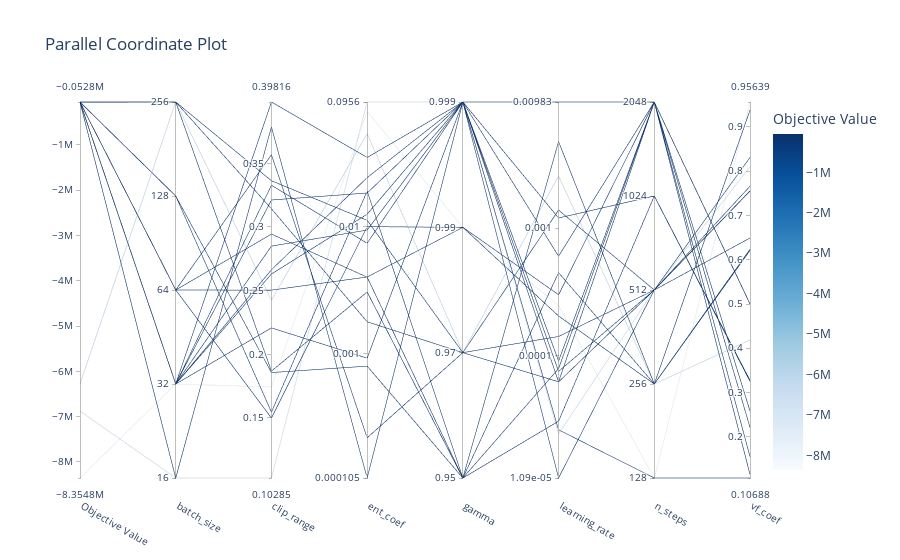

The cell this chart's notebook holds for it:
### Markdown cell above
**Parallel Coordinate Plot**

This plot helps visualize the relationships between hyperparameters and the objective value. It’s useful for spotting trends or correlations.

### Code cell
from optuna.visualization import plot_parallel_coordinate

fig = plot_parallel_coordinate(study)
fig.show()

### Figure 1 — Plotly figure (JSON) as saved in the notebook; plotly's stock layout.template omitted (floating-point values rounded to 4 significant figures)
{"data": [{"dimensions": [{"label": "Objective Value", "range": [-8355000.0, -52830.0], "values": [-54170.0, -6878000.0, -8355000.0, -54420.0, -52830.0, -54040.0, -53530.0, -52960.0, -54190.0, -55500.0, -53870.0, -55280.0, -55850.0, -55350.0, -54910.0, -55350.0, -55480.0, -6277000.0, -53740.0, -54220.0]}, {"label": "batch_size", "range": [0, 4], "ticktext": ["16", "32", "64", "128", "256"], "tickvals": [0, 1, 2, 3, 4], "values": [0, 0, 1, 1, 1, 1, 1, 1, 1, 1, 2, 2, 2, 2, 3, 3, 4, 4, 4, 4]}, {"label": "clip_range", "range": [0.1029, 0.3982], "values": [0.3786, 0.1029, 0.1744, 0.2664, 0.3212, 0.285, 0.3982, 0.2631, 0.2208, 0.3328, 0.2944, 0.3567, 0.2504, 0.15, 0.1546, 0.1857, 0.1868, 0.2425, 0.3363, 0.3143]}, {"label": "ent_coef", "range": [-3.977, -1.02], "ticktext": ["0.000105", "0.001", "0.01", "0.0956"], "tickvals": [-3.977, -3, -2, -1.02], "values": [-3.977, -1.02, -1.094, -1.614, -1.735, -2.027, -1.456, -1.902, -3.035, -2.131, -2.397, -3.661, -2.396, -2, -1.721, -3.097, -2.514, -1.269, -1.95, -2.748]}, {"label": "gamma", "range": [0, 3], "ticktext": ["0.95", "0.97", "0.99", "0.999"], "tickvals": [0, 1, 2, 3], "values": [3, 3, 2, 3, 3, 3, 3, 3, 3, 3, 0, 1, 2, 2, 0, 0, 0, 1, 1, 1]}, {"label": "learning_rate", "range": [-4.964, -2.007], "ticktext": ["1.09e-05", "0.0001", "0.001", "0.00983"], "tickvals": [-4.964, -4, -3, -2.007], "values": [-4.964, -4.617, -3.608, -4.585, -4.126, -4.208, -2.92, -4.043, -3.22, -2.007, -4.104, -2.857, -3.69, -3.523, -3.349, -4.517, -2.319, -2.589, -3.851, -4.208]}, {"label": "n_steps", "range": [0, 4], "ticktext": ["128", "256", "512", "1024", "2048"], "tickvals": [0, 1, 2, 3, 4], "values": [2, 2, 0, 0, 2, 2, 3, 4, 4, 4, 4, 2, 1, 4, 1, 3, 1, 1, 2, 4]}, {"label": "vf_coef", "range": [0.1069, 0.9564], "values": [0.7661, 0.8102, 0.9564, 0.1069, 0.7555, 0.6491, 0.3276, 0.1149, 0.5003, 0.2582, 0.2213, 0.8311, 0.938, 0.5, 0.621, 0.3253, 0.6237, 0.4188, 0.7552, 0.1553]}], "labelangle": 30, "labelside": "bottom", "line": {"color": [-54170.0, -6878000.0, -8355000.0, -54420.0, -52830.0, -54040.0, -53530.0, -52960.0, -54190.0, -55500.0, -53870.0, -55280.0, -55850.0, -55350.0, -54910.0, -55350.0, -55480.0, -6277000.0, -53740.0, -54220.0], "colorbar": {"title": {"text": "Objective Value"}}, "colorscale": [[0, "rgb(247,251,255)"], [0.125, "rgb(222,235,247)"], [0.25, "rgb(198,219,239)"], [0.375, "rgb(158,202,225)"], [0.5, "rgb(107,174,214)"], [0.625, "rgb(66,146,198)"], [0.75, "rgb(33,113,181)"], [0.875, "rgb(8,81,156)"], [1, "rgb(8,48,107)"]], "reversescale": false, "showscale": true}, "type": "parcoords"}], "layout": {"title": {"text": "Parallel Coordinate Plot"}}}
